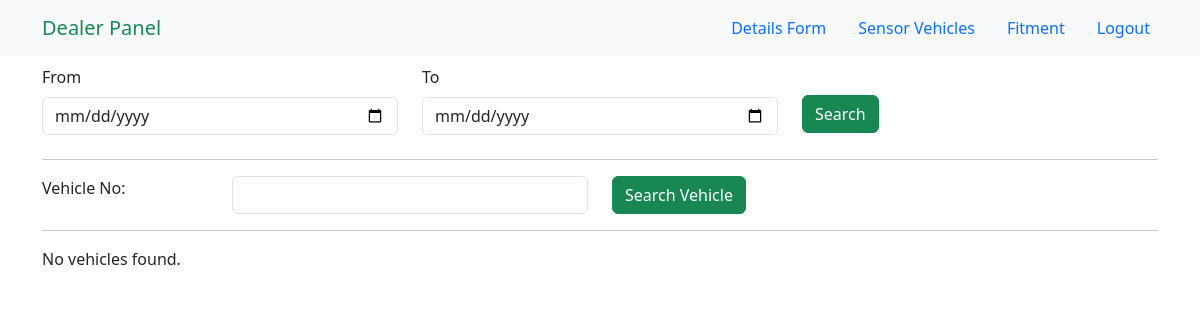
The app's page /search/, older data.
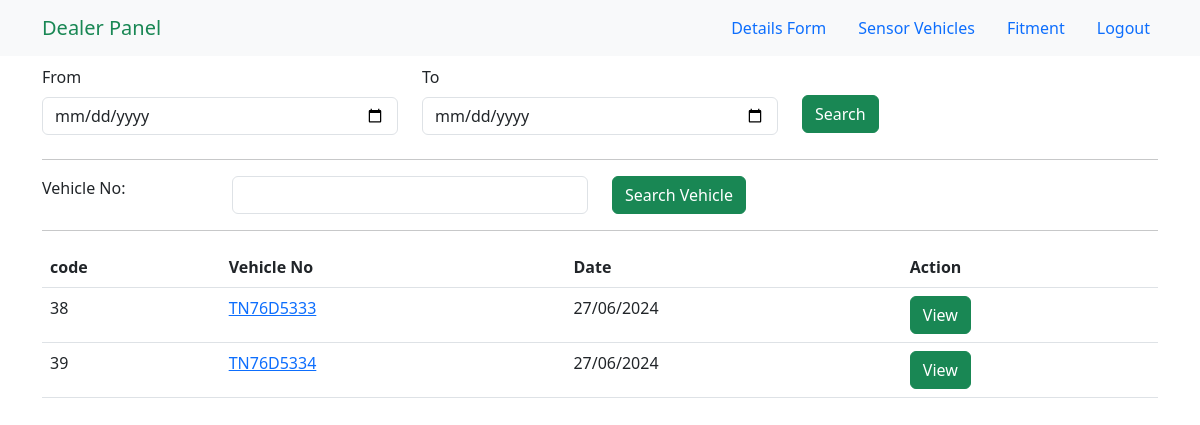
The same page, newer data.
### rtoapp/models.py (models this page shows, shortened)
class Vehicle(models.Model):
    vehicle_no = models.CharField(max_length=100)
    registration_year = models.IntegerField()
    chassis_no = models.CharField(max_length=100)
    engine_no = models.CharField(max_length=100)
    rto = models.CharField(max_length=100,null=True)
    vehicle_make = models.CharField(max_length=100)
    vehicle_model = models.CharField(max_length=100)
    owner_name = models.CharField(max_length=100,null=True)
    manufacturer_name = models.CharField(max_length=100,null=True)
    mobile_no = models.IntegerField(null=True)
    distributor_name = models.CharField(max_length=100,null=True)
    owner_address = models.CharField(max_length=100,null=True)
    distributor_address = models.CharField(max_length=100,null=True)
    camera_serial_number_primary = models.CharField(max_length=100,null=True)
    model_number_primary = models.CharField(max_length=100,null=True)
    camera_serial_number_secondary = models.CharField(max_length=100,null=True)
    model_number_secondary = models.CharField(max_length=100,null=True)
    Vehicle_number_plate_view = models.ImageField(upload_to='vehicle_images/',null=True)
    Camera_image = models.ImageField(upload_to='vehicle_images/',null=True)
    Sensor_image = models.ImageField(upload_to='vehicle_images/',null=True)
    Display_image = models.ImageField(upload_to='vehicle_images/',null=True)
    created_at = models.DateTimeField(auto_now_add=True)

### rtoapp/views.py (the view)
# urls.py: path('search/', views.search_view, name='search_view'),
def search_view(request):
    if request.method == 'POST':
        from_date = request.POST.get('from_date')
        to_date = request.POST.get('to_date')
        vehicle_no = request.POST.get('vecregno')
        from_date_vehicles = Vehicle.objects.none()
        to_date_vehicles = Vehicle.objects.none()
        between_vehicles = Vehicle.objects.none()
        vehno_vehicles = Vehicle.objects.none()
        if from_date:
            from_date_year = datetime.strptime(from_date, '%Y-%m-%d').year
            from_date_vehicles = Vehicle.objects.filter(created_at__year=from_date_year)
        if to_date:
            to_date_year = datetime.strptime(to_date, '%Y-%m-%d').year
            to_date_vehicles = Vehicle.objects.filter(created_at__year=to_date_year)
        if from_date and to_date:
            from_date_year = datetime.strptime(from_date, '%Y-%m-%d').year
            to_date_year = datetime.strptime(to_date, '%Y-%m-%d').year
            between_vehicles = Vehicle.objects.filter(created_at__year__range=[from_date_year, to_date_year])
        if vehicle_no:
            vehno_vehicles = Vehicle.objects.filter(vehicle_no__icontains=vehicle_no)
            from_date_vehicles = from_date_vehicles.filter(vehicle_no__icontains=vehicle_no)
            to_date_vehicles = to_date_vehicles.filter(vehicle_no__icontains=vehicle_no)
            between_vehicles = between_vehicles.filter(vehicle_no__icontains=vehicle_no)
            vehicles = vehno_vehicles | from_date_vehicles | between_vehicles | to_date_vehicles
        else:
            vehicles = from_date_vehicles | to_date_vehicles | between_vehicles
        return render(request, 'search.html', {'vehicles': vehicles})
    else:
        vehicles = Vehicle.objects.all()
        return render(request, 'search.html', {'vehicles': vehicles})

### templates/search.html (shortened to what the changed rows need)
{% extends 'base.html' %}
{% load static %}
{% block link %} {% static 'css/search.css' %} {% endblock link %}
{% block content %}
<body data-aos-easing="ease-in-out" data-aos-duration="1000" data-aos-delay="0">
    <main id="main" class="mt-5">
        <section class="inner-page">
            <div class="container">
                <div id="table_wrapper" class="dataTables_wrapper no-footer etxt-center">
                    {% if vehicles %}
                    <table class="table dataTable no-footer" id="table" aria-describedby="table_info">
                        <thead>
                            <tr>
                                <th class="sorting sorting_asc" tabindex="0" aria-controls="table" rowspan="1"
                                    colspan="1" aria-sort="ascending" aria-label="
                code
            : activate to sort column descending" style="width: 38.9px;">
                                    code
                                </th>
                                <th class="sorting" tabindex="0" aria-controls="table" rowspan="1" colspan="1"
                                    aria-label="
                Vehicle No
            : activate to sort column ascending" style="width: 81.175px;">
                                    Vehicle No
                                </th>
                                <th class="sorting" tabindex="0" aria-controls="table" rowspan="1" colspan="1"
                                    aria-label="
                Date
            : activate to sort column ascending" style="width: 68.925px;">
                                    Date
                                </th>
                                <th class="sorting" tabindex="0" aria-controls="table" rowspan="1" colspan="1"
                                    aria-label="Action: activate to sort column ascending" style="width: 51.575px;">
                                    Action</th>
                            </tr>
                        </thead>
                        <tbody>
                            {% for vehicle in vehicles %}
                            <tr>
                                <td>{{vehicle.id}}</td>
                                <td><a href="{% url 'certificate_view' vehicle.id %}">{{vehicle.vehicle_no}}</a></td>
                                <td>{{ vehicle.created_at|date:"d/m/Y" }}</td>
                                <td><a class="btn btn-success" href="{% url 'certificate_view' vehicle.id %}">View</a></td>
                            </tr>
                            {% endfor %}
                        </tbody>
                    </table>
                    {% else %}
                    <p>No vehicles found.</p>
                    {% endif %}
                </div>
            </div>
        </section>
    </main>
    {% endblock content %}

Row changes from the older to the newer data that the page shows:
added Vehicle: id "38", vehicle_no "TN76D5333", created_at "27/06/2024"
added Vehicle: id "39", vehicle_no "TN76D5334", created_at "27/06/2024"
Text that changed along with them:
text no longer shown: "No vehicles found."
text now shown: "code Vehicle No Date Action"
